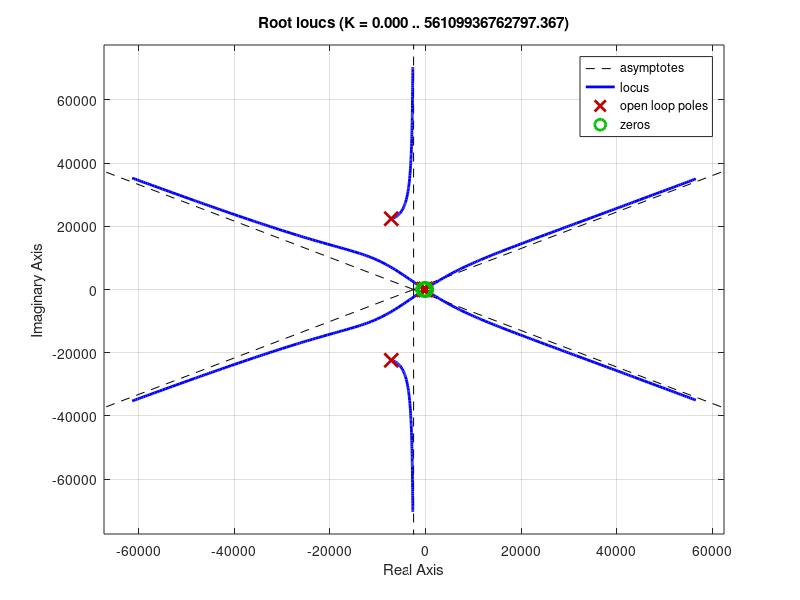
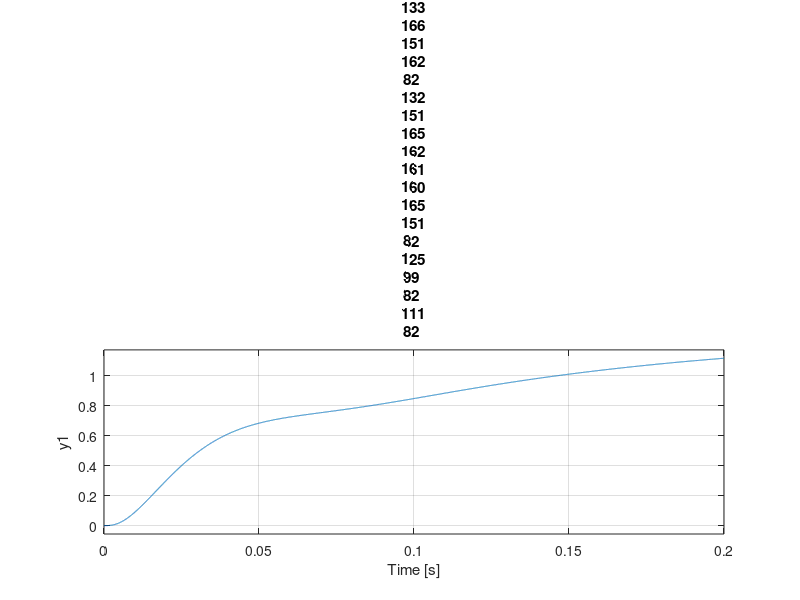
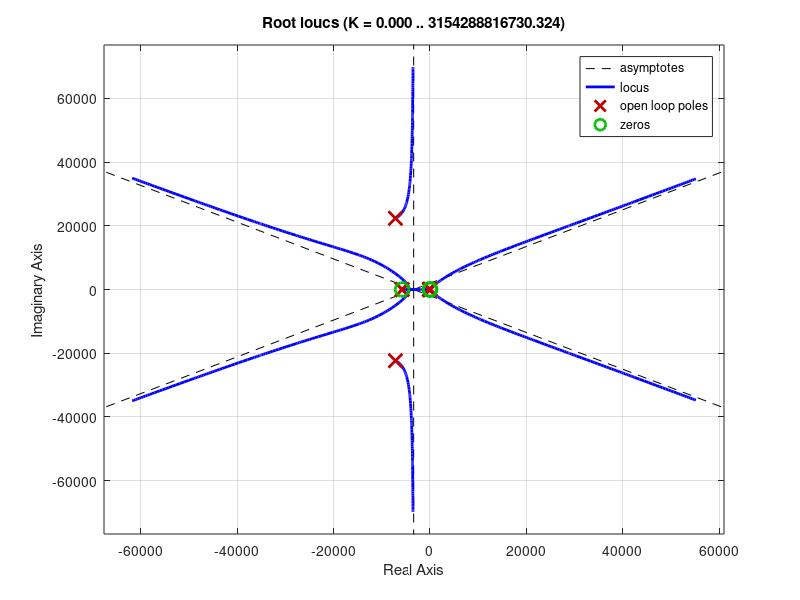
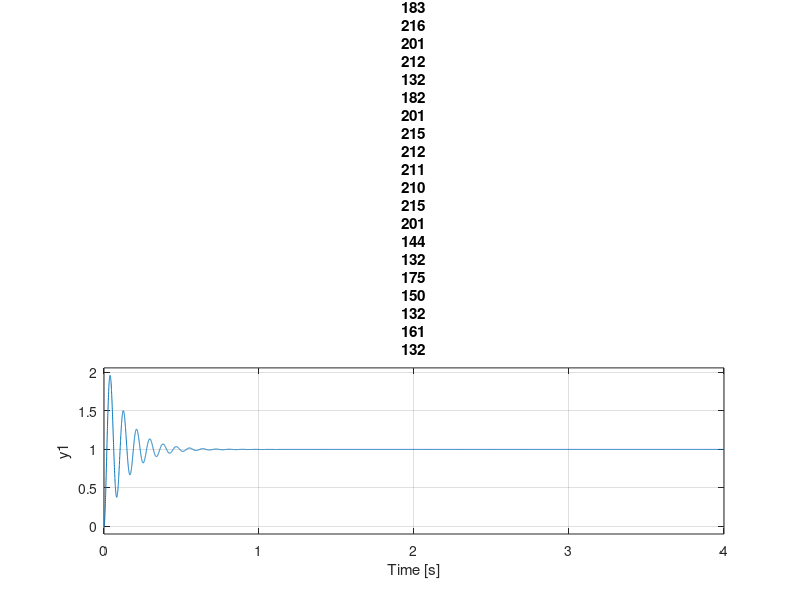

Write MATLAB code to recreate these figures, in order.
%------------------------------------------------
%   Linear model variables
%------------------------------------------------
close all
% Maxon motor variables
V_nom = 12;         % [V]
B = 7e-4;

% Motor 1 (148866):
R1 = 0.115;        % [Ohm]
L1 = 0.245e-3;     % [H]
km1 = 16.4e-3;     % [Nm/A]
ka1 = km1;

% Motor 2 (268193):
R2 = 0.2;           % [Ohm]
L2 = 0.0345e-3;     % [H]
km2 = 13.9e-3;      % [Nm/A]
ka2 = km2;

% robot
length = 0.275;
gear1 = 120;
gear2 = 20;

% Calculated values:
J1 = 0.5468;            % [Kgm^2]
J2 = 0.0492;

% Amplifier transfer function
        % AmpNum = [2.149e7];
        % AmpDen = [1 655.7 5.52e6];
AmpNum = [1.393e9];
AmpDen = [1 1.434e4 5.524e8];

s = tf('s');

% Joint 1 PID
K1 = 0.589;
Kp1 = 20.9419;
Ki1 = 1;
Kd1 = 109.6356;

% Joint 2 PID
K2 = 0.0753;
Kp2 = 19.9995;
Ki2 = 1;
Kd2 = 99.9905;

% sampling frequency
CF = 1163;  % [Hz]
N = 100;

% Path input
time = 0:0.001:8;
X = 200*cos(time)+340;
Y = 200*sin(time);




%% Ten Step Process Joint 1

% Step 1: System Identification
Amplifier = tf(AmpNum, AmpDen);

% motor and mech gain
Gm1 = km1*gear1* tf(1,[L1 R1])*tf(1,[J1 B]);
Hm1 = gear1*ka1;
Motormech1 = Gm1 / (1+Gm1*Hm1);

% forward path gain G1
G1 = Amplifier*Motormech1*(1/s);

% feedback path gain H1
H1 = N/(s+N);

% closed loop transfer function, joint 1
cltf1 = G1/(1+G1*H1);

% Step 2: crossover frequency
[Gm,Pm,Wcg,Wcp] = margin(G1*H1); % gain margin, Phase margin, phase crossing freq, gain crossing freq

    % returns the gain margin Gm in absolute units, the phase margin Pm, and 
    % the corresponding frequencies Wcg and Wcp, of sys. Wcg is the frequency 
    % where the gain margin is measured, which is a –180° phase crossing 
    % frequency. Wcp is the frequency where the phase margin is measured, 
    % which is a 0-dB gain crossing frequency


% Step 3 & 4: Add controller dynamics & find X-over freq. (Iterate)
z = Wcg / 10;   % Initial zero 1 decade before PXO
p = 2*CF;
Kp1 = 2/z - 1/p;
Ki1 = 1;
Kd1 = 1/z^2 - Kp1/p;
for n=1:10
    PID1 = tf(Kp1 + Ki1/s + Kd1*N*s/(s+N));
    [Gm,Pm,Wcg,Wcp] = margin(PID1*G1*H1);
    z = Wcg / 10   % Initial zero 1 decade before PXO
    p = 2*CF;
    Kp1 = 2/z - 1/p;
    Ki1 = 1;
    Kd1 = 1/z^2 - Kp1/p;
end

% -> lowest z solution
z = 11.3;
Kp1 = 2/z - 1/p;
Ki1 = 1;
Kd1 = 1/z^2 - Kp1/p;

PID1 = tf(Kp1 + Ki1/s + Kd1*N*s/(s+N));

% Step 5: Choose initial gain
figure
rlocus(PID1*G1*H1)
K1 = 50;

[Gm,Pm,Wcg,Wcp] = margin(K1*PID1*G1*H1);


% Step 6: Nyquist
% figure
% tiledlayout(1,2)
% nexttile;
% nyqlog(PID1*G1*H1), grid on, title('Before Gain')
% nexttile;
% nyqlog(K1*PID1*G1*H1), grid on, title("After Gain, K1 = " + K1)

% Step 7: step response of new closed loop system
figure
step(K1*PID1*G1/(1+K1*PID1*G1*H1)), grid on, title("Step Response K1 = "+K1)

% Step 8: Heuristic tuning, evaluate margins
% Step 9: non-linearities, moving target
% Step 10: intended system



%% Ten Step Process Joint 2

% Step 1: System Identification

% motor and mech gain
Gm2 = km2*gear2* tf(1,[L2 R2])*tf(1,[J2 B]);
Hm2 = gear2*ka2;
Motormech2 = Gm2 / (1+Gm2*Hm2);

% forward path gain G1
G2 = Amplifier*Motormech2*(1/s);

% feedback path gain H1
H2 = N/(s+N);

% closed loop transfer function, joint 2
cltf2 = G2/(1+G2*H2);

% Step 2: crossover frequency
[Gm,Pm,Wcg,Wcp] = margin(G2*H2); % gain margin, Phase margin, phase cross freq, gain cross freq

% Step 3 & 4: Add controller dynamics & find X-over freq. (Iterate)
z = Wcg / 10;   % Initial zero 1 decade before PXO
p = 2*CF;
Kp2 = 2/z - 1/p;
Ki2 = 1;
Kd2 = 1/z^2 - Kp2/p;
for n=1:10
    PID2 = tf(Kp2 + Ki2/s + Kd2*N*s/(s+N));
    [Gm,Pm,Wcg,Wcp] = margin(PID2*G2*H2);
    z = Wcg / 10   % Initial zero 1 decade before PXO
    p = 2*CF;
    Kp2 = 2/z - 1/p;
    Ki2 = 1;
    Kd2 = 1/z^2 - Kp2/p;
end

% -> lowest z solution
z = 8.97;
Kp2 = 2/z - 1/p;
Ki2 = 1;
Kd2 = 1/z^2 - Kp2/p;

PID2 = tf(Kp2 + Ki2/s + Kd2*N*s/(s+N));

% Step 5: Choose initial gain
figure
rlocus(PID2*G2*H2);
K2 = 100;

[Gm,Pm,Wcg,Wcp] = margin(K2*PID2*G2*H2);

% Step 6: Nyquist
% figure
% tiledlayout(1,2)
% nexttile;
% nyqlog(PID2*G2*H2), grid on, title('Before Gain')
% nexttile;
% nyqlog(K2*PID2*G2*H2), grid on, title("After Gain, K2 = " + K2)

% Step 7: step response of new closed loop system
figure
step(K2*PID2*G2/(1+K2*PID2*G2*H2), 4), grid on, title("Step Response, K2 = " + K2)

% Step 8: Heuristic tuning, evaluate margins
% Step 9: non-linearities, moving target
% Step 10: intended system
